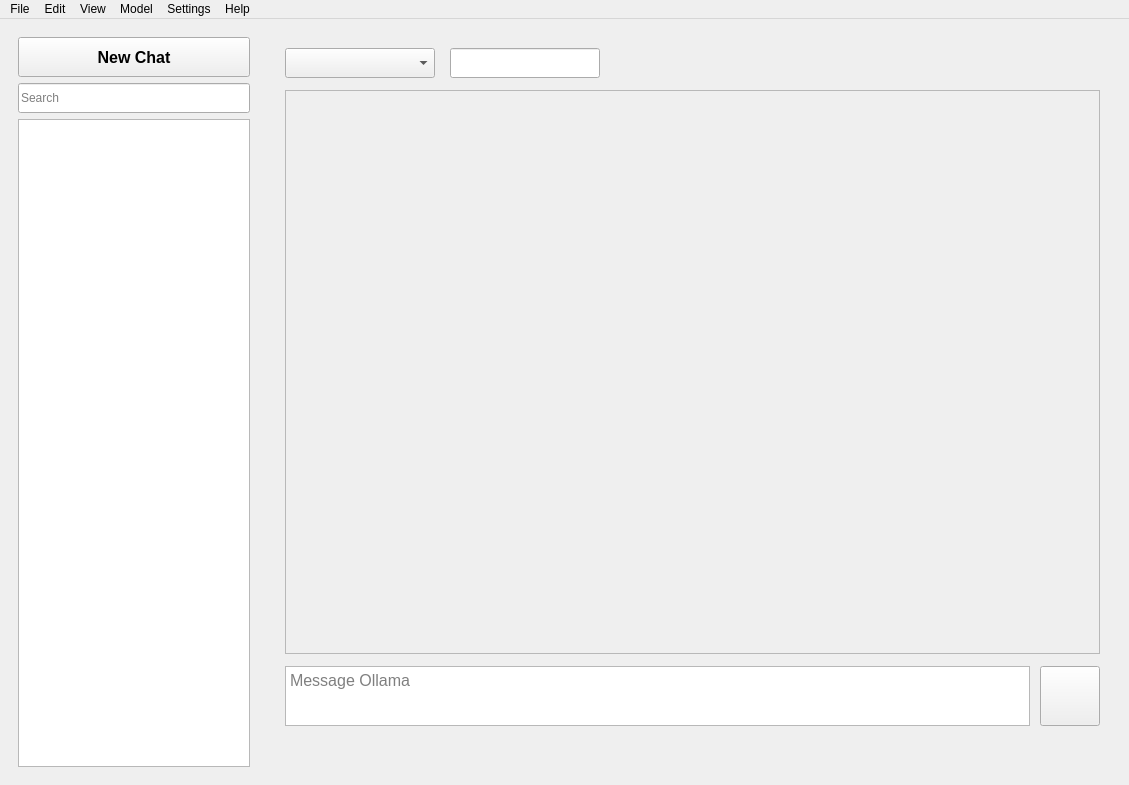
<?xml version="1.0" encoding="UTF-8"?>
<ui version="4.0">
 <class>MainWindow</class>
 <widget class="QMainWindow" name="MainWindow">
  <property name="geometry">
   <rect>
    <x>0</x>
    <y>0</y>
    <width>1129</width>
    <height>785</height>
   </rect>
  </property>
  <property name="windowTitle">
   <string>Ollama Chatbot v0.2</string>
  </property>
  <widget class="QWidget" name="centralwidget">
   <layout class="QHBoxLayout" name="horizontalLayout">
    <item>
     <widget class="QWidget" name="sidebarWidget" native="true">
      <property name="minimumSize">
       <size>
        <width>250</width>
        <height>0</height>
       </size>
      </property>
      <property name="maximumSize">
       <size>
        <width>250</width>
        <height>16777215</height>
       </size>
      </property>
      <layout class="QVBoxLayout" name="verticalLayout_2">
       <item>
        <widget class="QPushButton" name="newChatButton">
         <property name="minimumSize">
          <size>
           <width>120</width>
           <height>40</height>
          </size>
         </property>
         <property name="font">
          <font>
           <pointsize>12</pointsize>
           <weight>75</weight>
           <bold>true</bold>
          </font>
         </property>
         <property name="text">
          <string>New Chat</string>
         </property>
        </widget>
       </item>
       <item>
        <widget class="QLineEdit" name="searchLineEdit">
         <property name="minimumSize">
          <size>
           <width>0</width>
           <height>30</height>
          </size>
         </property>
         <property name="placeholderText">
          <string>Search</string>
         </property>
        </widget>
       </item>
       <item>
        <widget class="QListWidget" name="chatListWidget">
         <property name="styleSheet">
          <string notr="true">QListWidget::item { padding: 10px; }</string>
         </property>
         <property name="autoScroll">
          <bool>false</bool>
         </property>
         <property name="wordWrap">
          <bool>true</bool>
         </property>
         <property name="sortingEnabled">
          <bool>false</bool>
         </property>
        </widget>
       </item>
      </layout>
     </widget>
    </item>
    <item>
     <layout class="QVBoxLayout" name="verticalLayout">
      <property name="spacing">
       <number>12</number>
      </property>
      <property name="leftMargin">
       <number>20</number>
      </property>
      <property name="topMargin">
       <number>20</number>
      </property>
      <property name="rightMargin">
       <number>20</number>
      </property>
      <property name="bottomMargin">
       <number>20</number>
      </property>
      <item>
       <layout class="QHBoxLayout" name="topBarLayout">
        <property name="spacing">
         <number>15</number>
        </property>
        <item>
         <widget class="QComboBox" name="model_selector_comboBox">
          <property name="minimumSize">
           <size>
            <width>150</width>
            <height>30</height>
           </size>
          </property>
         </widget>
        </item>
        <item>
         <widget class="QLineEdit" name="model_selector_lineEdit">
          <property name="sizePolicy">
           <sizepolicy hsizetype="Maximum" vsizetype="Fixed">
            <horstretch>0</horstretch>
            <verstretch>0</verstretch>
           </sizepolicy>
          </property>
          <property name="minimumSize">
           <size>
            <width>150</width>
            <height>30</height>
           </size>
          </property>
         </widget>
        </item>
        <item>
         <spacer name="horizontalSpacer">
          <property name="orientation">
           <enum>Qt::Horizontal</enum>
          </property>
          <property name="sizeHint" stdset="0">
           <size>
            <width>40</width>
            <height>20</height>
           </size>
          </property>
         </spacer>
        </item>
       </layout>
      </item>
      <item>
       <widget class="QScrollArea" name="chatScrollArea">
        <property name="sizePolicy">
         <sizepolicy hsizetype="Expanding" vsizetype="Expanding">
          <horstretch>0</horstretch>
          <verstretch>1</verstretch>
         </sizepolicy>
        </property>
        <property name="widgetResizable">
         <bool>true</bool>
        </property>
        <widget class="QWidget" name="scrollAreaWidgetContents">
         <property name="geometry">
          <rect>
           <x>0</x>
           <y>0</y>
           <width>813</width>
           <height>555</height>
          </rect>
         </property>
         <layout class="QVBoxLayout" name="chatLayout">
          <property name="spacing">
           <number>10</number>
          </property>
          <property name="leftMargin">
           <number>10</number>
          </property>
          <property name="topMargin">
           <number>10</number>
          </property>
          <property name="rightMargin">
           <number>10</number>
          </property>
          <property name="bottomMargin">
           <number>10</number>
          </property>
         </layout>
        </widget>
       </widget>
      </item>
      <item>
       <layout class="QHBoxLayout" name="inputLayout">
        <property name="spacing">
         <number>10</number>
        </property>
        <item>
         <widget class="QTextEdit" name="inputField">
          <property name="minimumSize">
           <size>
            <width>0</width>
            <height>60</height>
           </size>
          </property>
          <property name="maximumSize">
           <size>
            <width>16777215</width>
            <height>60</height>
           </size>
          </property>
          <property name="font">
           <font>
            <pointsize>12</pointsize>
           </font>
          </property>
          <property name="placeholderText">
           <string>Message Ollama</string>
          </property>
         </widget>
        </item>
        <item>
         <widget class="QPushButton" name="sendButton">
          <property name="minimumSize">
           <size>
            <width>60</width>
            <height>60</height>
           </size>
          </property>
          <property name="maximumSize">
           <size>
            <width>60</width>
            <height>60</height>
           </size>
          </property>
          <property name="font">
           <font>
            <pointsize>12</pointsize>
            <weight>75</weight>
            <bold>true</bold>
           </font>
          </property>
          <property name="text">
           <string/>
          </property>
         </widget>
        </item>
       </layout>
      </item>
      <item>
       <widget class="QLabel" name="systemMessageLabel">
        <property name="sizePolicy">
         <sizepolicy hsizetype="Preferred" vsizetype="Maximum">
          <horstretch>0</horstretch>
          <verstretch>0</verstretch>
         </sizepolicy>
        </property>
        <property name="font">
         <font>
          <pointsize>12</pointsize>
         </font>
        </property>
        <property name="text">
         <string/>
        </property>
       </widget>
      </item>
     </layout>
    </item>
   </layout>
  </widget>
  <widget class="QMenuBar" name="menubar">
   <property name="geometry">
    <rect>
     <x>0</x>
     <y>0</y>
     <width>1129</width>
     <height>21</height>
    </rect>
   </property>
   <widget class="QMenu" name="menuFile">
    <property name="title">
     <string>File</string>
    </property>
    <addaction name="actionClear_Chat_History"/>
    <addaction name="actionExportChat"/>
   </widget>
   <widget class="QMenu" name="menuEdit">
    <property name="title">
     <string>Edit</string>
    </property>
    <addaction name="actionClearChat"/>
    <addaction name="actionCopyLastMessage"/>
   </widget>
   <widget class="QMenu" name="menuView">
    <property name="title">
     <string>View</string>
    </property>
    <addaction name="actionToggleDarkMode"/>
   </widget>
   <widget class="QMenu" name="menuModel">
    <property name="title">
     <string>Model</string>
    </property>
    <addaction name="actionShowAvailableModels"/>
   </widget>
   <widget class="QMenu" name="menuSettings">
    <property name="title">
     <string>Settings</string>
    </property>
    <addaction name="actionOpenSettings"/>
    <addaction name="actionShowSystemInfo"/>
   </widget>
   <widget class="QMenu" name="menuHelp">
    <property name="title">
     <string>Help</string>
    </property>
    <addaction name="actionAbout"/>
   </widget>
   <addaction name="menuFile"/>
   <addaction name="menuEdit"/>
   <addaction name="menuView"/>
   <addaction name="menuModel"/>
   <addaction name="menuSettings"/>
   <addaction name="menuHelp"/>
  </widget>
  <action name="actionSaveChat">
   <property name="text">
    <string>Save Chat</string>
   </property>
   <property name="shortcut">
    <string>Ctrl+S</string>
   </property>
  </action>
  <action name="actionLoadChat">
   <property name="text">
    <string>Load Chat</string>
   </property>
   <property name="shortcut">
    <string>Ctrl+O</string>
   </property>
  </action>
  <action name="actionExportChat">
   <property name="text">
    <string>Export Chat</string>
   </property>
  </action>
  <action name="actionClearChat">
   <property name="text">
    <string>Clear Chat</string>
   </property>
  </action>
  <action name="actionCopyLastMessage">
   <property name="text">
    <string>Copy Last Message</string>
   </property>
   <property name="shortcut">
    <string>Ctrl+C</string>
   </property>
  </action>
  <action name="actionToggleDarkMode">
   <property name="text">
    <string>Toggle Dark Mode</string>
   </property>
  </action>
  <action name="actionChangeModel">
   <property name="text">
    <string>Change Model</string>
   </property>
  </action>
  <action name="actionShowAvailableModels">
   <property name="text">
    <string>Show Available Models</string>
   </property>
  </action>
  <action name="actionOpenSettings">
   <property name="text">
    <string>Open Settings</string>
   </property>
  </action>
  <action name="actionShowSystemInfo">
   <property name="text">
    <string>Show System Info</string>
   </property>
  </action>
  <action name="actionAbout">
   <property name="text">
    <string>About</string>
   </property>
  </action>
  <action name="actionClear_Chat_History">
   <property name="text">
    <string>Clear Chat History</string>
   </property>
  </action>
 </widget>
 <resources/>
 <connections/>
</ui>
